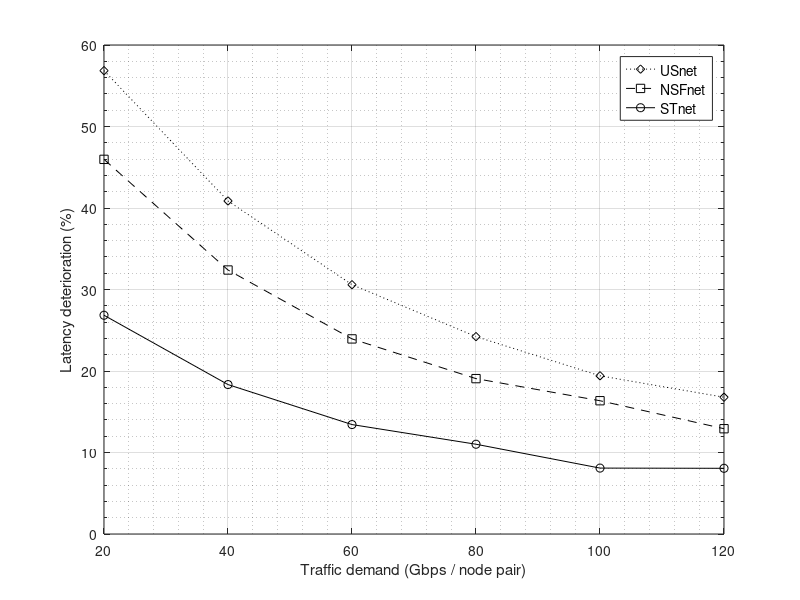

Recreate this plot in MATLAB.
%figureName = 'refreshFig.8_5b-latency-deteriorate-Multihop-vs-Direct';   % <- change per figure
%graphics_toolkit('qt');

% ---- Set figure appearance ----
set(gcf, 'Color', 'w');                     % white background
%set(gca, 'FontSize', 14, 'LineWidth', 1.0);
box on;
grid on;

## ComparePower6nodes_labels_final.m
close all; clf;
%figure(1, 'position',[100,100,720,540]);

% LatRelDeterMhp2DrcSingleQ3nets.m
% LatRelDeterMhp2DrcSingleQ3nets.png

relSingleQueueMultihop2Direct6n = [20, 26.841; 40, 18.335; 60, 13.428; 80, 11.014; 100, 8.088; 120, 8.062]
relSingleQueueMultihop2Direct14n = [20, 45.969; 40, 32.391; 60, 23.938; 80, 19.065; 100, 16.353; 120, 12.918]
relSingleQueueMultihop2Direct24n = [20, 56.855; 40, 40.865; 60, 30.590; 80, 24.222; 100, 19.412; 120, 16.783]

relSingleQueueMultihop2Direct6nY = relSingleQueueMultihop2Direct6n(:,2)
relSingleQueueMultihop2Direct14nY = relSingleQueueMultihop2Direct14n(:,2)
relSingleQueueMultihop2Direct24nY = relSingleQueueMultihop2Direct24n(:,2)

x = [1, 2, 3, 4, 5, 6];  % x-axis data points

labels = {'20','40','60','80','100','120'};

plot(x, relSingleQueueMultihop2Direct24nY, 'k:d', x, relSingleQueueMultihop2Direct14nY, 'k--s', x, relSingleQueueMultihop2Direct6nY, 'k-o');

xlim([1, 6]);

%minA = min(relSingleQueueMultihop2Direct6nY)
%minB = min(relSingleQueueMultihop2Direct14nY)
%minC = min(relSingleQueueMultihop2Direct24nY)
%a = min([minA, minB, minC])

%maxA = max(relSingleQueueMultihop2Direct6nY)
%maxB = max(relSingleQueueMultihop2Direct14nY)
%maxC = max(relSingleQueueMultihop2Direct24nY)
%b = max([maxA, maxB, maxC])

ylim([0 60])

xticks([1 2 3 4 5 6]);

xticklabels(labels);

% Set the y-axis with minor gridlines
set(gca, 'YMinorTick', 'on'); % Turn on minor ticks
set(gca, 'YGrid', 'on');      % Enable grid for the y-axis
set(gca, 'YMinorGrid', 'on'); % Enable minor gridlines
grid on;

xlabel('Traffic demand (Gbps / node pair)');

ylabel('Latency deterioration (%)');

#title('Latency deterioration of Single Q: Multi-hop Bypass relative to Single Q: Direct bypass (Sim, Single Q)');

lg = legend('USnet', 'NSFnet', 'STnet', 'Location', 'northeast');
set(lg, 'FontSize', 10);
set(1, 'position', [200, 200, 1000, 750]);
drawnow;
print('U:\My Drive\DELISTAVROU_KONSTANTINOS\2025-07 Journal\_rev2graphsGNUoctave\Fig8b.png', '-dpng', '-r300'); % 300 DPI
